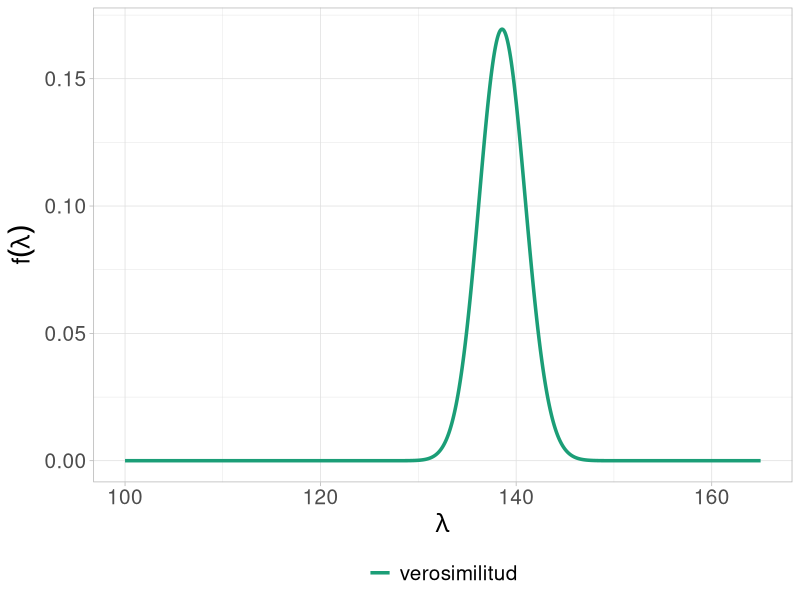
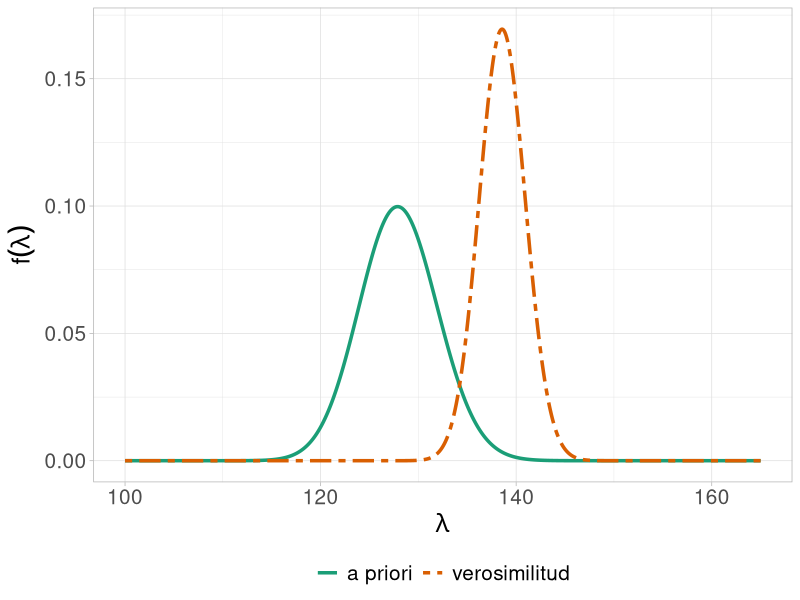
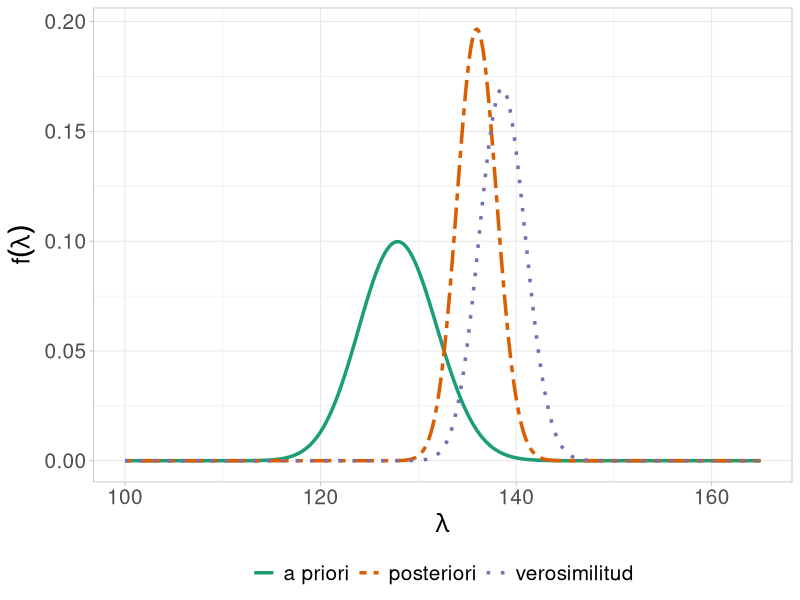
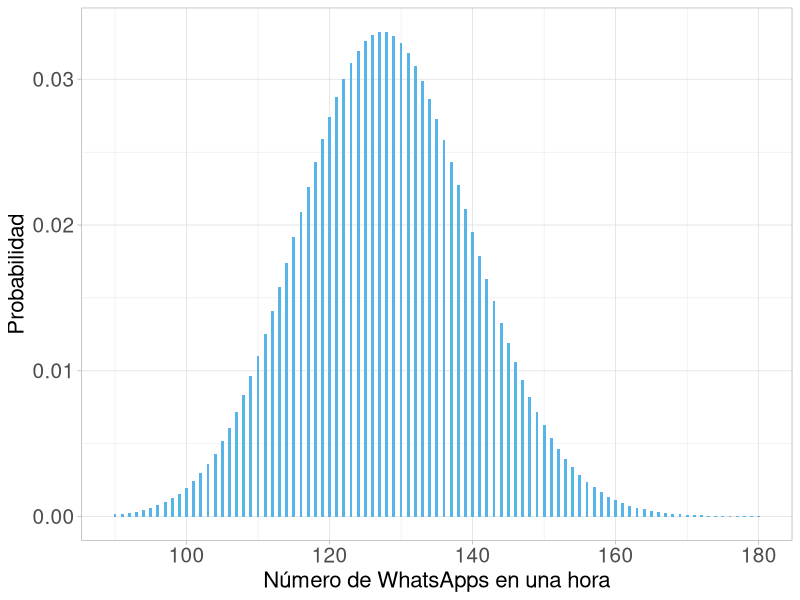
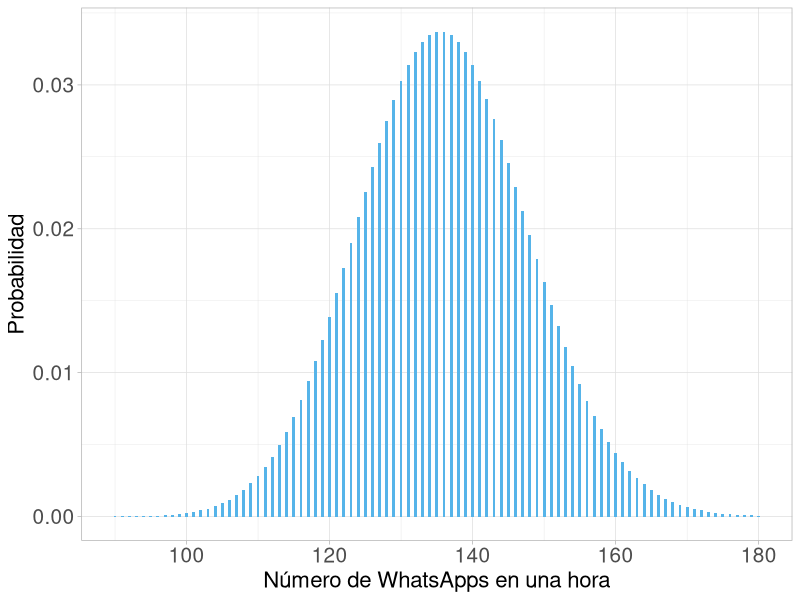
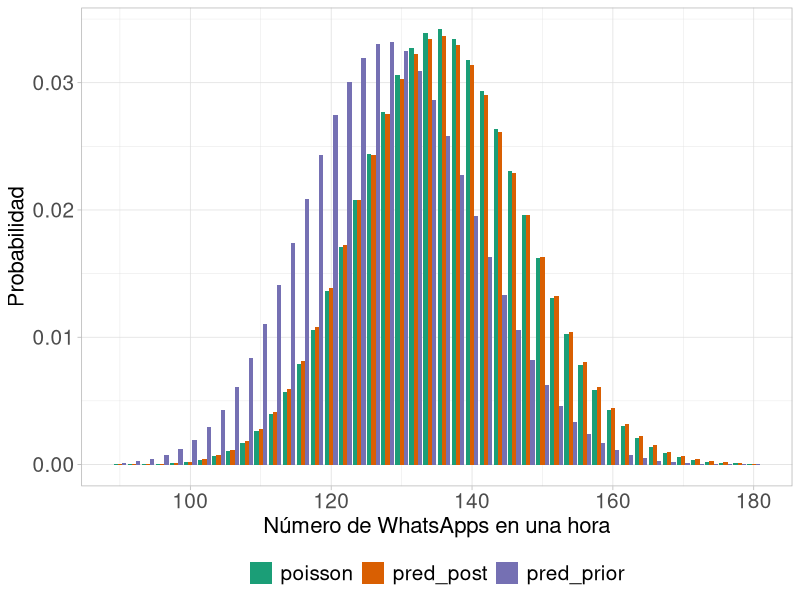

Reproduce these figures in R, in order.
## ---- chunk 1
# set.seed(100)
# data <- data.frame(Wp = rpois(25, lambda = 140))
data <- data.frame(Wp = c(134, 121, 150, 141, 143, 133,
                          145, 135, 141, 141, 137,
                          154, 133, 135, 154, 143, 126, 
                          149, 143, 149, 130, 129, 142, 126, 130))
## ---- chunk 2
    y <- data$Wp
    r <- sum(y)
    Lpois <- function(y, lambda){
      prod(dpois(y, lambda = lambda))
    }
    
## ---- chunk 3
    aux <- seq(100, 165,by = 0.01)
    aux2 <- sapply(aux,FUN = Lpois,y=y)
## ---- chunk 4
    C <- 1 / (0.01 * sum(aux2))
## ---- chunk 5
    library(ggplot2)
    data_vero <- data.frame(x = aux, y = C*aux2, class = "verosimilitud")
    
    ggplot(data = data_vero) +
      geom_line(aes(x = x, y = y, color = class, linetype = class), 
                size = 1.2) +
      scale_linetype_manual(values=c("solid"))+
      scale_color_brewer(palette="Dark2") +
      ylab(expression(f(lambda))) +
      xlab(expression(lambda)) +
      theme_light() +
      theme(axis.text  = element_text(size=15),
            axis.title = element_text(size=18),
            legend.text = element_text(size=15)) +
      theme(legend.position = "bottom", legend.title = element_blank())
    
    
## ---- chunk 6
a0 <- 1024
b0 <- 8

data_prior <- data.frame(
  x = aux, 
  y = dgamma(aux,shape = a0, rate = b0), 
  class = "a priori")

data_plot <- rbind(data_vero, data_prior)

ggplot(data = data_plot) +
  geom_line(aes(x = x, y = y, color = class, linetype = class),  
            size = 1.2) +
  ylab(expression(f(lambda))) +
  xlab(expression(lambda)) +
  theme_light() +
  theme(axis.text  = element_text(size=15),
        axis.title = element_text(size=18),
        legend.text = element_text(size=15)) +
  scale_linetype_manual(values=c("solid", "twodash"))+
  scale_color_brewer(palette="Dark2") +
  theme(legend.position = "bottom", legend.title=element_blank())

## ---- chunk 7
aP <- a0 + r
bP <- b0 + length(y)

data_posterior <- data.frame(
  x = aux, 
  y = dgamma(aux, shape = aP, rate = bP ), 
  class = "posteriori")

data_plot <- rbind(data_vero, data_prior, data_posterior)
ggplot(data = data_plot) +
  geom_line(aes(x = x, y = y, color = class, linetype = class), 
            size = 1.2) +
  ylab(expression(f(lambda))) +
  xlab(expression(lambda)) +
  theme_light() +
  theme(axis.text  = element_text(size=15),
        axis.title = element_text(size=18),
        legend.text = element_text(size=15)) +
  scale_linetype_manual(values=c("solid", "twodash", "dotted"))+
  scale_color_brewer(palette="Dark2") +
  theme(legend.position = "bottom", legend.title=element_blank())

## ---- chunk 8
aP/bP
## ---- chunk 9
qgamma(0.025, aP, bP)
qgamma(0.975, aP, bP)
## ---- chunk 10
dgammapois <- function(r, a, b, n){
  C <- a * log(b) - lgamma(a)
  C2 <- lgamma(a + r) + log(n) * r - lgamma(r + 1) - log(b + n) * (a + r)
  exp(C+C2)
}

ggplot(data = data.frame(
  x = 90:180, 
  y = dgammapois(90:180, a = a0, b = b0, n = 1)), 
        aes(x = x, y = y)) + 
  geom_bar(stat="identity", fill = "#56B4E9", width = 0.4) +
  theme_light() +
  xlab("Número de WhatsApps en una hora") +
  ylab("Probabilidad") +
    theme(axis.text  = element_text(size=15),
        axis.title = element_text(size=16),
        legend.text = element_text(size=15)) 


## ---- chunk 11
ggplot(data = data.frame(
  x = 90:180, 
  y = dgammapois(90:180, a = aP, b = bP, n = 1)), 
        aes(x = x, y = y)) + 
  geom_bar(stat="identity", fill = "#56B4E9", width = 0.4) +
  theme_light() +
  xlab("Número de WhatsApps en una hora") +
  ylab("Probabilidad") +
    theme(axis.text  = element_text(size=15),
        axis.title = element_text(size=16),
        legend.text = element_text(size=15)) 

## ---- chunk 12
data_pred_prior <- data.frame(
  x = seq(90, 180, 2), 
  y = dgammapois(seq(90, 180, 2), a = a0, b = b0, n = 1), 
  class = "pred_prior")
data_pred_post <- data.frame(
  x = seq(90, 180, 2), 
  y = dgammapois(seq(90, 180, 2), a = aP, b = bP, n = 1), 
  class = "pred_post")
data_pred_pois <- data.frame(
  x = seq(90, 180, 2), 
  y = dpois(seq(90, 180, 2), aP / bP), 
  class = "poisson")
data_pred_plot <- rbind(data_pred_prior, data_pred_post, data_pred_pois)

 ggplot(data = data_pred_plot, aes(x = x, y = y,  fill = class)) +
    geom_bar(stat="identity", position=position_dodge()) +
   xlab("Número de WhatsApps en una hora") +
   ylab("Probabilidad") +
  theme_light() +
  theme(axis.text  = element_text(size=15),
        axis.title = element_text(size=16),
        legend.text = element_text(size=15)) +
  scale_fill_brewer(palette="Dark2") +
  theme(legend.position = "bottom", legend.title=element_blank())
